Frame 1 (no input): blank canvas, image omitted
Frame 60 (the mouse pressed at the canvas centre just before this capture): blank canvas, image omitted
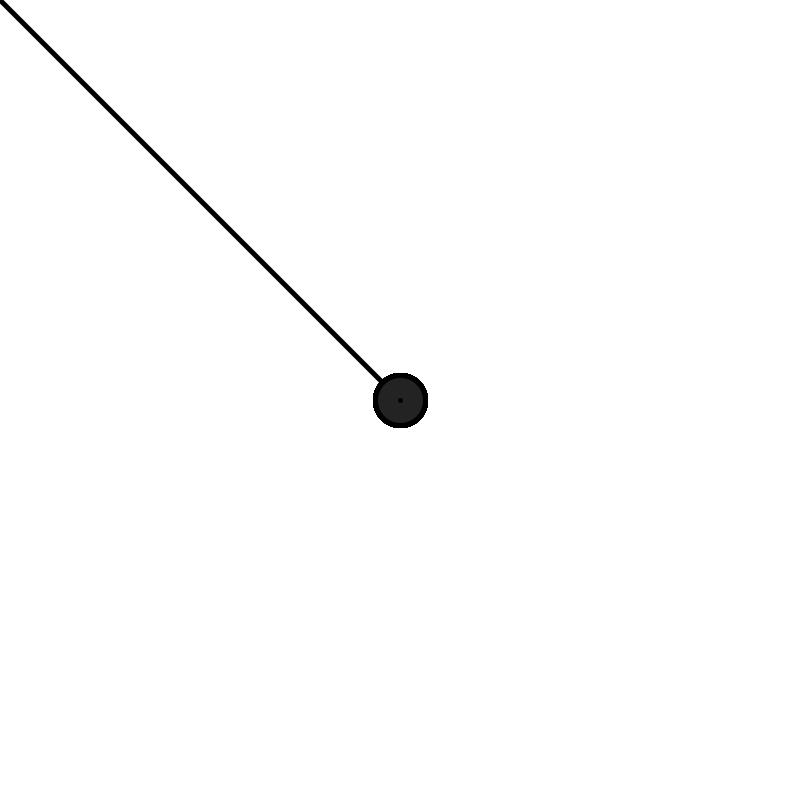
Frame 120 (the mouse held since frame 60 and released just before this capture)

The Processing sketch whose frames 1 and 60 were blank and that drew this single picture after the mouse press (run headless with seeded random() and noise(); from frame 60 on, the mouse is pressed at the canvas centre):

// Processing sketch: processing_37294
// ── processing_37294.pde

int b;
void setup()
{
  size (800,800);
  background(255);
  smooth();
}

void draw() 
{
  if(mousePressed == false) {
    cursor(ARROW);
  } else {
    cursor(CROSS);
    fill(b);
    ellipse(mouseX, mouseY, 50, 50);
    fill(random(255),random(255),random(255));
    strokeWeight(5);
    line(mouseX,mouseY,pmouseX,pmouseY);

    mouseDragged() ;
  b = b + 5;
  if (b > 255) {
    b = 0;}
  

  }
 }
   void keyPressed()
   {
    if(keyPressed==true)
    {
     background(255);
    }  
   }
